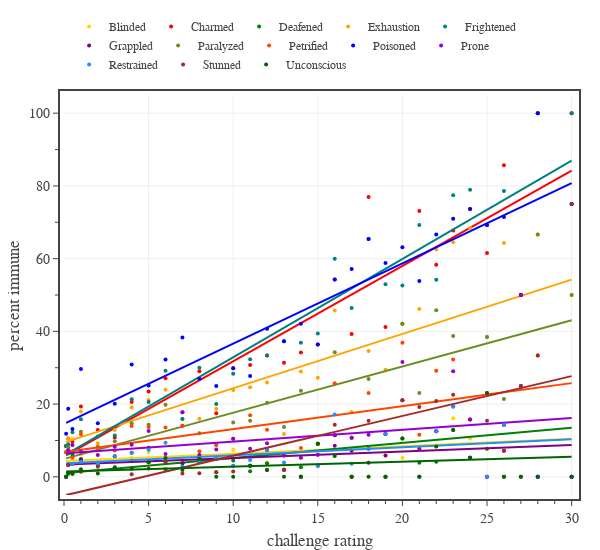

Notebook code for this chart:
### Code cell
# Fig. 3: Plots the percent of monsters immune to each condition as a function of their CR.
conditions = CONDITIONS.copy()
colors = CONDITION_COLORS.copy()
i = conditions.index('Invisible')
conditions.pop(i); colors.pop(i)
i = conditions.index('Incapacitated')
conditions.pop(i); colors.pop(i)

# create figure
fig = go.Figure(
    layout=go.Layout(
        template=tfb.FIG_TEMPLATE,
        xaxis=dict(
            title_text='challenge rating',
            range=[0.0, 30.2],
            tick0=0, dtick=5,
            minor=dict(tick0=0, dtick=1),
        ),
        yaxis=dict(
            title_text='percent immune',
            range=[-5, 105],
            tick0=0, dtick=20,
            minor=dict(tick0=0, dtick=10),
        ),
        legend=dict(
            orientation='h',
            yanchor='bottom',  y=1.04,
            xanchor='left',    x=0.01,
            font_size=12,
            #xanchor='left', yanchor='top',
            #x=0.01, y=0.99,
            #orientation='v',
            tracegroupgap=0,
        ),
    )
)

#df1 = df0[df0['Category'].isin(['generic','legendary','unique']) & df0['CR'].between(1/8, 30)]
df1 = df0[df0['CR'].between(1/8, 30)]
dfG = df1[['CR'] + conditions].groupby('CR').mean().reset_index()
for condition, color in zip(conditions, colors):
    # generate custom text
    cr_totals = df1[['CR','Book']].groupby('CR').count()['Book'].to_list()
    condition_totals = [int(x) for x in df1[['CR',condition]].groupby('CR').sum()[condition].to_list()]
    custom_text = [f'({i} out of {t})' for i, t in zip(condition_totals, cr_totals)]

    # plot data
    fig.add_trace(go.Scatter(
        x=dfG['CR'],
        y=100*dfG[condition],
        mode='markers', 
        #line=dict(color=color, dash='solid'),
        #marker=dict(size=12, line=dict(width=1, color='Black')),
        marker=dict(size=4, color=color),
        line_shape='spline',
        unselected=dict(marker=dict(opacity=0.0)),
        showlegend=True,
        name=condition,
        legendgroup=condition,
        text=custom_text,
        hovertemplate=
            '<b>CR:</b> %{x}<br>'+
            '<b>Condition:</b> ' + condition + '<br>'+
            '<b>Immune:</b> %{y:.0f}% %{text}'+
            '<extra></extra>'
    ))

    # add fit line
    coefs = np.polyfit(dfG['CR'], 100*dfG[condition], 1)
    poly = np.poly1d(coefs)
    fig.add_trace(go.Scatter(
        x=dfG['CR'],
        y=poly(dfG['CR']),
        mode='lines', 
        line=dict(color=color, dash='solid'),
        unselected=dict(marker=dict(opacity=0.0)),
        showlegend=False,
        legendgroup=condition,
        legendgrouptitle_text='fit',
        hoverinfo='skip',
    ))

# show figure
fig.update_layout(width=600, height=550)
fig.show(config=tfb.FIG_CONFIG)

# save figures
if SAVEFIGS:
    fig.update_layout(autosize=True, width=None, height=None)
    tfb.save_fig_html(fig, format='large', name=f'./fig-condition-immunity-prob-vs-cr-large', style='aspect-ratio:600/550', marker_size=4)
    tfb.save_fig_html(fig, legend_font_size=8, format='small', name=f'./fig-condition-immunity-prob-vs-cr-small', style='aspect-ratio:600/600', marker_size=3)

### Figure 1 — Plotly figure (JSON) as saved in the notebook; plotly's stock layout.template omitted (floating-point values rounded to 4 significant figures)
{"data": [{"hovertemplate": "<b>CR:</b> %{x}<br><b>Condition:</b> Blinded<br><b>Immune:</b> %{y:.0f}% %{text}<extra></extra>", "legendgroup": "Blinded", "line": {"shape": "spline"}, "marker": {"color": "gold", "size": 4}, "mode": "markers", "name": "Blinded", "showlegend": true, "text": ["(5 out of 59)", "(10 out of 123)", "(12 out of 114)", "(9 out of 145)", "(9 out of 217)", "(11 out of 194)", "(7 out of 136)", "(12 out of 175)", "(5 out of 96)", "(6 out of 107)", "(6 out of 100)", "(4 out of 80)", "(5 out of 67)", "(4 out of 65)", "(2 out of 54)", "(1 out of 51)", "(2 out of 38)", "(3 out of 33)", "(2 out of 35)", "(0 out of 28)", "(0 out of 26)", "(1 out of 17)", "(1 out of 19)", "(2 out of 26)", "(2 out of 24)", "(5 out of 31)", "(2 out of 19)", "(1 out of 13)", "(0 out of 14)", "(0 out of 4)", "(0 out of 3)", "(2 out of 4)"], "type": "scatter", "unselected": {"marker": {"opacity": 0}}, "x": [0.125, 0.25, 0.5, 1, 2, 3, 4, 5, 6, 7, 8, 9, 10, 11, 12, 13, 14, 15, 16, 17, 18, 19, 20, 21, 22, 23, 24, 25, 26, 27, 28, 30], "y": [8.475, 8.13, 10.53, 6.207, 4.147, 5.67, 5.147, 6.857, 5.208, 5.607, 6, 5, 7.463, 6.154, 3.704, 1.961, 5.263, 9.091, 5.714, 0, 0, 5.882, 5.263, 7.692, 8.333, 16.13, 10.53, 7.692, 0, 0, 0, 50]}, {"hoverinfo": "skip", "legendgroup": "Blinded", "legendgrouptitle": {"text": "fit"}, "line": {"color": "gold", "dash": "solid"}, "mode": "lines", "showlegend": false, "type": "scatter", "unselected": {"marker": {"opacity": 0}}, "x": [0.125, 0.25, 0.5, 1, 2, 3, 4, 5, 6, 7, 8, 9, 10, 11, 12, 13, 14, 15, 16, 17, 18, 19, 20, 21, 22, 23, 24, 25, 26, 27, 28, 30], "y": [4.368, 4.393, 4.444, 4.546, 4.749, 4.953, 5.156, 5.36, 5.563, 5.767, 5.97, 6.174, 6.377, 6.58, 6.784, 6.987, 7.191, 7.394, 7.598, 7.801, 8.005, 8.208, 8.412, 8.615, 8.819, 9.022, 9.226, 9.429, 9.632, 9.836, 10.04, 10.45]}, {"hovertemplate": "<b>CR:</b> %{x}<br><b>Condition:</b> Charmed<br><b>Immune:</b> %{y:.0f}% %{text}<extra></extra>", "legendgroup": "Charmed", "line": {"shape": "spline"}, "marker": {"color": "red", "size": 4}, "mode": "markers", "name": "Charmed", "showlegend": true, "text": ["(5 out of 59)", "(13 out of 123)", "(11 out of 114)", "(28 out of 145)", "(28 out of 217)", "(21 out of 194)", "(28 out of 136)", "(41 out of 175)", "(26 out of 96)", "(15 out of 107)", "(29 out of 100)", "(14 out of 80)", "(20 out of 67)", "(20 out of 65)", "(18 out of 54)", "(16 out of 51)", "(13 out of 38)", "(12 out of 33)", "(19 out of 35)", "(11 out of 28)", "(20 out of 26)", "(7 out of 17)", "(8 out of 19)", "(19 out of 26)", "(14 out of 24)", "(21 out of 31)", "(14 out of 19)", "(8 out of 13)", "(12 out of 14)", "(2 out of 4)", "(3 out of 3)", "(4 out of 4)"], "type": "scatter", "unselected": {"marker": {"opacity": 0}}, "x": [0.125, 0.25, 0.5, 1, 2, 3, 4, 5, 6, 7, 8, 9, 10, 11, 12, 13, 14, 15, 16, 17, 18, 19, 20, 21, 22, 23, 24, 25, 26, 27, 28, 30], "y": [8.475, 10.57, 9.649, 19.31, 12.9, 10.82, 20.59, 23.43, 27.08, 14.02, 29.0, 17.5, 29.85, 30.77, 33.33, 31.37, 34.21, 36.36, 54.29, 39.29, 76.92, 41.18, 42.11, 73.08, 58.33, 67.74, 73.68, 61.54, 85.71, 50, 100, 100]}, {"hoverinfo": "skip", "legendgroup": "Charmed", "legendgrouptitle": {"text": "fit"}, "line": {"color": "red", "dash": "solid"}, "mode": "lines", "showlegend": false, "type": "scatter", "unselected": {"marker": {"opacity": 0}}, "x": [0.125, 0.25, 0.5, 1, 2, 3, 4, 5, 6, 7, 8, 9, 10, 11, 12, 13, 14, 15, 16, 17, 18, 19, 20, 21, 22, 23, 24, 25, 26, 27, 28, 30], "y": [5.878, 6.206, 6.861, 8.172, 10.79, 13.42, 16.04, 18.66, 21.28, 23.9, 26.53, 29.15, 31.77, 34.39, 37.01, 39.64, 42.26, 44.88, 47.5, 50.13, 52.75, 55.37, 57.99, 60.61, 63.24, 65.86, 68.48, 71.1, 73.72, 76.35, 78.97, 84.21]}, {"hovertemplate": "<b>CR:</b> %{x}<br><b>Condition:</b> Deafened<br><b>Immune:</b> %{y:.0f}% %{text}<extra></extra>", "legendgroup": "Deafened", "line": {"shape": "spline"}, "marker": {"color": "green", "size": 4}, "mode": "markers", "name": "Deafened", "showlegend": true, "text": ["(5 out of 59)", "(8 out of 123)", "(7 out of 114)", "(7 out of 145)", "(7 out of 217)", "(5 out of 194)", "(6 out of 136)", "(7 out of 175)", "(2 out of 96)", "(4 out of 107)", "(5 out of 100)", "(1 out of 80)", "(3 out of 67)", "(1 out of 65)", "(2 out of 54)", "(1 out of 51)", "(1 out of 38)", "(3 out of 33)", "(4 out of 35)", "(0 out of 28)", "(2 out of 26)", "(0 out of 17)", "(2 out of 19)", "(1 out of 26)", "(1 out of 24)", "(4 out of 31)", "(1 out of 19)", "(1 out of 13)", "(0 out of 14)", "(0 out of 4)", "(0 out of 3)", "(3 out of 4)"], "type": "scatter", "unselected": {"marker": {"opacity": 0}}, "x": [0.125, 0.25, 0.5, 1, 2, 3, 4, 5, 6, 7, 8, 9, 10, 11, 12, 13, 14, 15, 16, 17, 18, 19, 20, 21, 22, 23, 24, 25, 26, 27, 28, 30], "y": [8.475, 6.504, 6.14, 4.828, 3.226, 2.577, 4.412, 4, 2.083, 3.738, 5, 1.25, 4.478, 1.538, 3.704, 1.961, 2.632, 9.091, 11.43, 0, 7.692, 0, 10.53, 3.846, 4.167, 12.9, 5.263, 7.692, 0, 0, 0, 75]}, {"hoverinfo": "skip", "legendgroup": "Deafened", "legendgrouptitle": {"text": "fit"}, "line": {"color": "green", "dash": "solid"}, "mode": "lines", "showlegend": false, "type": "scatter", "unselected": {"marker": {"opacity": 0}}, "x": [0.125, 0.25, 0.5, 1, 2, 3, 4, 5, 6, 7, 8, 9, 10, 11, 12, 13, 14, 15, 16, 17, 18, 19, 20, 21, 22, 23, 24, 25, 26, 27, 28, 30], "y": [1.061, 1.113, 1.217, 1.425, 1.842, 2.258, 2.674, 3.091, 3.507, 3.923, 4.339, 4.756, 5.172, 5.588, 6.004, 6.421, 6.837, 7.253, 7.67, 8.086, 8.502, 8.918, 9.335, 9.751, 10.17, 10.58, 11.0, 11.42, 11.83, 12.25, 12.67, 13.5]}, {"hovertemplate": "<b>CR:</b> %{x}<br><b>Condition:</b> Exhaustion<br><b>Immune:</b> %{y:.0f}% %{text}<extra></extra>", "legendgroup": "Exhaustion", "line": {"shape": "spline"}, "marker": {"color": "orange", "size": 4}, "mode": "markers", "name": "Exhaustion", "showlegend": true, "text": ["(4 out of 59)", "(13 out of 123)", "(10 out of 114)", "(26 out of 145)", "(20 out of 217)", "(25 out of 194)", "(26 out of 136)", "(37 out of 175)", "(23 out of 96)", "(17 out of 107)", "(16 out of 100)", "(15 out of 80)", "(16 out of 67)", "(16 out of 65)", "(14 out of 54)", "(6 out of 51)", "(11 out of 38)", "(9 out of 33)", "(16 out of 35)", "(5 out of 28)", "(9 out of 26)", "(5 out of 17)", "(8 out of 19)", "(12 out of 26)", "(15 out of 24)", "(20 out of 31)", "(13 out of 19)", "(5 out of 13)", "(9 out of 14)", "(2 out of 4)", "(2 out of 3)", "(0 out of 4)"], "type": "scatter", "unselected": {"marker": {"opacity": 0}}, "x": [0.125, 0.25, 0.5, 1, 2, 3, 4, 5, 6, 7, 8, 9, 10, 11, 12, 13, 14, 15, 16, 17, 18, 19, 20, 21, 22, 23, 24, 25, 26, 27, 28, 30], "y": [6.78, 10.57, 8.772, 17.93, 9.217, 12.89, 19.12, 21.14, 23.96, 15.89, 16, 18.75, 23.88, 24.62, 25.93, 11.76, 28.95, 27.27, 45.71, 17.86, 34.62, 29.41, 42.11, 46.15, 62.5, 64.52, 68.42, 38.46, 64.29, 50, 66.67, 0]}, {"hoverinfo": "skip", "legendgroup": "Exhaustion", "legendgrouptitle": {"text": "fit"}, "line": {"color": "orange", "dash": "solid"}, "mode": "lines", "showlegend": false, "type": "scatter", "unselected": {"marker": {"opacity": 0}}, "x": [0.125, 0.25, 0.5, 1, 2, 3, 4, 5, 6, 7, 8, 9, 10, 11, 12, 13, 14, 15, 16, 17, 18, 19, 20, 21, 22, 23, 24, 25, 26, 27, 28, 30], "y": [9.614, 9.801, 10.17, 10.92, 12.41, 13.91, 15.4, 16.89, 18.39, 19.88, 21.38, 22.87, 24.36, 25.86, 27.35, 28.84, 30.34, 31.83, 33.32, 34.82, 36.31, 37.8, 39.3, 40.79, 42.28, 43.78, 45.27, 46.76, 48.26, 49.75, 51.24, 54.23]}, {"hovertemplate": "<b>CR:</b> %{x}<br><b>Condition:</b> Frightened<br><b>Immune:</b> %{y:.0f}% %{text}<extra></extra>", "legendgroup": "Frightened", "line": {"shape": "spline"}, "marker": {"color": "teal", "size": 4}, "mode": "markers", "name": "Frightened", "showlegend": true, "text": ["(5 out of 59)", "(11 out of 123)", "(14 out of 114)", "(23 out of 145)", "(24 out of 217)", "(22 out of 194)", "(29 out of 136)", "(36 out of 175)", "(28 out of 96)", "(17 out of 107)", "(30 out of 100)", "(16 out of 80)", "(19 out of 67)", "(21 out of 65)", "(18 out of 54)", "(19 out of 51)", "(14 out of 38)", "(13 out of 33)", "(21 out of 35)", "(13 out of 28)", "(17 out of 26)", "(9 out of 17)", "(10 out of 19)", "(18 out of 26)", "(13 out of 24)", "(24 out of 31)", "(15 out of 19)", "(9 out of 13)", "(11 out of 14)", "(2 out of 4)", "(3 out of 3)", "(4 out of 4)"], "type": "scatter", "unselected": {"marker": {"opacity": 0}}, "x": [0.125, 0.25, 0.5, 1, 2, 3, 4, 5, 6, 7, 8, 9, 10, 11, 12, 13, 14, 15, 16, 17, 18, 19, 20, 21, 22, 23, 24, 25, 26, 27, 28, 30], "y": [8.475, 8.943, 12.28, 15.86, 11.06, 11.34, 21.32, 20.57, 29.17, 15.89, 30, 20, 28.36, 32.31, 33.33, 37.25, 36.84, 39.39, 60, 46.43, 65.38, 52.94, 52.63, 69.23, 54.17, 77.42, 78.95, 69.23, 78.57, 50, 100, 100]}, {"hoverinfo": "skip", "legendgroup": "Frightened", "legendgrouptitle": {"text": "fit"}, "line": {"color": "teal", "dash": "solid"}, "mode": "lines", "showlegend": false, "type": "scatter", "unselected": {"marker": {"opacity": 0}}, "x": [0.125, 0.25, 0.5, 1, 2, 3, 4, 5, 6, 7, 8, 9, 10, 11, 12, 13, 14, 15, 16, 17, 18, 19, 20, 21, 22, 23, 24, 25, 26, 27, 28, 30], "y": [6.142, 6.48, 7.156, 8.508, 11.21, 13.92, 16.62, 19.33, 22.03, 24.74, 27.44, 30.15, 32.85, 35.56, 38.26, 40.97, 43.67, 46.37, 49.08, 51.78, 54.49, 57.19, 59.9, 62.6, 65.31, 68.01, 70.72, 73.42, 76.13, 78.83, 81.54, 86.95]}, {"hovertemplate": "<b>CR:</b> %{x}<br><b>Condition:</b> Grappled<br><b>Immune:</b> %{y:.0f}% %{text}<extra></extra>", "legendgroup": "Grappled", "line": {"shape": "spline"}, "marker": {"color": "purple", "size": 4}, "mode": "markers", "name": "Grappled", "showlegend": true, "text": ["(0 out of 59)", "(4 out of 123)", "(4 out of 114)", "(7 out of 145)", "(7 out of 217)", "(11 out of 194)", "(9 out of 136)", "(14 out of 175)", "(4 out of 96)", "(4 out of 107)", "(4 out of 100)", "(4 out of 80)", "(2 out of 67)", "(2 out of 65)", "(4 out of 54)", "(1 out of 51)", "(0 out of 38)", "(1 out of 33)", "(3 out of 35)", "(2 out of 28)", "(1 out of 26)", "(1 out of 17)", "(4 out of 19)", "(0 out of 26)", "(3 out of 24)", "(6 out of 31)", "(1 out of 19)", "(0 out of 13)", "(1 out of 14)", "(1 out of 4)", "(0 out of 3)", "(0 out of 4)"], "type": "scatter", "unselected": {"marker": {"opacity": 0}}, "x": [0.125, 0.25, 0.5, 1, 2, 3, 4, 5, 6, 7, 8, 9, 10, 11, 12, 13, 14, 15, 16, 17, 18, 19, 20, 21, 22, 23, 24, 25, 26, 27, 28, 30], "y": [0, 3.252, 3.509, 4.828, 3.226, 5.67, 6.618, 8, 4.167, 3.738, 4, 5, 2.985, 3.077, 7.407, 1.961, 0, 3.03, 8.571, 7.143, 3.846, 5.882, 21.05, 0, 12.5, 19.35, 5.263, 0, 7.143, 25, 0, 0]}, {"hoverinfo": "skip", "legendgroup": "Grappled", "legendgrouptitle": {"text": "fit"}, "line": {"color": "purple", "dash": "solid"}, "mode": "lines", "showlegend": false, "type": "scatter", "unselected": {"marker": {"opacity": 0}}, "x": [0.125, 0.25, 0.5, 1, 2, 3, 4, 5, 6, 7, 8, 9, 10, 11, 12, 13, 14, 15, 16, 17, 18, 19, 20, 21, 22, 23, 24, 25, 26, 27, 28, 30], "y": [3.398, 3.42, 3.465, 3.554, 3.733, 3.912, 4.091, 4.27, 4.449, 4.628, 4.807, 4.987, 5.166, 5.345, 5.524, 5.703, 5.882, 6.061, 6.24, 6.419, 6.598, 6.777, 6.956, 7.135, 7.314, 7.493, 7.672, 7.851, 8.03, 8.209, 8.388, 8.746]}, {"hovertemplate": "<b>CR:</b> %{x}<br><b>Condition:</b> Paralyzed<br><b>Immune:</b> %{y:.0f}% %{text}<extra></extra>", "legendgroup": "Paralyzed", "line": {"shape": "spline"}, "marker": {"color": "olivedrab", "size": 4}, "mode": "markers", "name": "Paralyzed", "showlegend": true, "text": ["(4 out of 59)", "(10 out of 123)", "(8 out of 114)", "(18 out of 145)", "(18 out of 217)", "(19 out of 194)", "(20 out of 136)", "(25 out of 175)", "(19 out of 96)", "(19 out of 107)", "(12 out of 100)", "(7 out of 80)", "(10 out of 67)", "(10 out of 65)", "(11 out of 54)", "(7 out of 51)", "(9 out of 38)", "(3 out of 33)", "(12 out of 35)", "(3 out of 28)", "(7 out of 26)", "(2 out of 17)", "(8 out of 19)", "(6 out of 26)", "(11 out of 24)", "(12 out of 31)", "(3 out of 19)", "(5 out of 13)", "(3 out of 14)", "(2 out of 4)", "(2 out of 3)", "(2 out of 4)"], "type": "scatter", "unselected": {"marker": {"opacity": 0}}, "x": [0.125, 0.25, 0.5, 1, 2, 3, 4, 5, 6, 7, 8, 9, 10, 11, 12, 13, 14, 15, 16, 17, 18, 19, 20, 21, 22, 23, 24, 25, 26, 27, 28, 30], "y": [6.78, 8.13, 7.018, 12.41, 8.295, 9.794, 14.71, 14.29, 19.79, 17.76, 12, 8.75, 14.93, 15.38, 20.37, 13.73, 23.68, 9.091, 34.29, 10.71, 26.92, 11.76, 42.11, 23.08, 45.83, 38.71, 15.79, 38.46, 21.43, 50, 66.67, 50]}, {"hoverinfo": "skip", "legendgroup": "Paralyzed", "legendgrouptitle": {"text": "fit"}, "line": {"color": "olivedrab", "dash": "solid"}, "mode": "lines", "showlegend": false, "type": "scatter", "unselected": {"marker": {"opacity": 0}}, "x": [0.125, 0.25, 0.5, 1, 2, 3, 4, 5, 6, 7, 8, 9, 10, 11, 12, 13, 14, 15, 16, 17, 18, 19, 20, 21, 22, 23, 24, 25, 26, 27, 28, 30], "y": [5.062, 5.221, 5.539, 6.175, 7.447, 8.719, 9.991, 11.26, 12.54, 13.81, 15.08, 16.35, 17.62, 18.9, 20.17, 21.44, 22.71, 23.99, 25.26, 26.53, 27.8, 29.07, 30.35, 31.62, 32.89, 34.16, 35.43, 36.71, 37.98, 39.25, 40.52, 43.07]}, {"hovertemplate": "<b>CR:</b> %{x}<br><b>Condition:</b> Petrified<br><b>Immune:</b> %{y:.0f}% %{text}<extra></extra>", "legendgroup": "Petrified", "line": {"shape": "spline"}, "marker": {"color": "orangered", "size": 4}, "mode": "markers", "name": "Petrified", "showlegend": true, "text": ["(4 out of 59)", "(9 out of 123)", "(6 out of 114)", "(17 out of 145)", "(16 out of 217)", "(14 out of 194)", "(19 out of 136)", "(24 out of 175)", "(13 out of 96)", "(15 out of 107)", "(7 out of 100)", "(7 out of 80)", "(7 out of 67)", "(11 out of 65)", "(7 out of 54)", "(3 out of 51)", "(3 out of 38)", "(2 out of 33)", "(9 out of 35)", "(3 out of 28)", "(6 out of 26)", "(2 out of 17)", "(7 out of 19)", "(3 out of 26)", "(7 out of 24)", "(10 out of 31)", "(3 out of 19)", "(3 out of 13)", "(2 out of 14)", "(2 out of 4)", "(1 out of 3)", "(0 out of 4)"], "type": "scatter", "unselected": {"marker": {"opacity": 0}}, "x": [0.125, 0.25, 0.5, 1, 2, 3, 4, 5, 6, 7, 8, 9, 10, 11, 12, 13, 14, 15, 16, 17, 18, 19, 20, 21, 22, 23, 24, 25, 26, 27, 28, 30], "y": [6.78, 7.317, 5.263, 11.72, 7.373, 7.216, 13.97, 13.71, 13.54, 14.02, 7.0, 8.75, 10.45, 16.92, 12.96, 5.882, 7.895, 6.061, 25.71, 10.71, 23.08, 11.76, 36.84, 11.54, 29.17, 32.26, 15.79, 23.08, 14.29, 50, 33.33, 0]}, {"hoverinfo": "skip", "legendgroup": "Petrified", "legendgrouptitle": {"text": "fit"}, "line": {"color": "orangered", "dash": "solid"}, "mode": "lines", "showlegend": false, "type": "scatter", "unselected": {"marker": {"opacity": 0}}, "x": [0.125, 0.25, 0.5, 1, 2, 3, 4, 5, 6, 7, 8, 9, 10, 11, 12, 13, 14, 15, 16, 17, 18, 19, 20, 21, 22, 23, 24, 25, 26, 27, 28, 30], "y": [6.914, 6.993, 7.15, 7.466, 8.097, 8.728, 9.359, 9.99, 10.62, 11.25, 11.88, 12.51, 13.15, 13.78, 14.41, 15.04, 15.67, 16.3, 16.93, 17.56, 18.19, 18.82, 19.46, 20.09, 20.72, 21.35, 21.98, 22.61, 23.24, 23.87, 24.5, 25.77]}, {"hovertemplate": "<b>CR:</b> %{x}<br><b>Condition:</b> Poisoned<br><b>Immune:</b> %{y:.0f}% %{text}<extra></extra>", "legendgroup": "Poisoned", "line": {"shape": "spline"}, "marker": {"color": "blue", "size": 4}, "mode": "markers", "name": "Poisoned", "showlegend": true, "text": ["(7 out of 59)", "(23 out of 123)", "(15 out of 114)", "(43 out of 145)", "(32 out of 217)", "(39 out of 194)", "(42 out of 136)", "(44 out of 175)", "(31 out of 96)", "(41 out of 107)", "(27 out of 100)", "(20 out of 80)", "(20 out of 67)", "(18 out of 65)", "(22 out of 54)", "(19 out of 51)", "(16 out of 38)", "(12 out of 33)", "(19 out of 35)", "(16 out of 28)", "(17 out of 26)", "(10 out of 17)", "(12 out of 19)", "(14 out of 26)", "(16 out of 24)", "(22 out of 31)", "(14 out of 19)", "(9 out of 13)", "(10 out of 14)", "(2 out of 4)", "(3 out of 3)", "(3 out of 4)"], "type": "scatter", "unselected": {"marker": {"opacity": 0}}, "x": [0.125, 0.25, 0.5, 1, 2, 3, 4, 5, 6, 7, 8, 9, 10, 11, 12, 13, 14, 15, 16, 17, 18, 19, 20, 21, 22, 23, 24, 25, 26, 27, 28, 30], "y": [11.86, 18.7, 13.16, 29.66, 14.75, 20.1, 30.88, 25.14, 32.29, 38.32, 27, 25, 29.85, 27.69, 40.74, 37.25, 42.11, 36.36, 54.29, 57.14, 65.38, 58.82, 63.16, 53.85, 66.67, 70.97, 73.68, 69.23, 71.43, 50, 100, 75]}, {"hoverinfo": "skip", "legendgroup": "Poisoned", "legendgrouptitle": {"text": "fit"}, "line": {"color": "blue", "dash": "solid"}, "mode": "lines", "showlegend": false, "type": "scatter", "unselected": {"marker": {"opacity": 0}}, "x": [0.125, 0.25, 0.5, 1, 2, 3, 4, 5, 6, 7, 8, 9, 10, 11, 12, 13, 14, 15, 16, 17, 18, 19, 20, 21, 22, 23, 24, 25, 26, 27, 28, 30], "y": [14.84, 15.12, 15.67, 16.77, 18.98, 21.19, 23.39, 25.6, 27.81, 30.02, 32.22, 34.43, 36.64, 38.85, 41.06, 43.26, 45.47, 47.68, 49.89, 52.09, 54.3, 56.51, 58.72, 60.92, 63.13, 65.34, 67.55, 69.75, 71.96, 74.17, 76.38, 80.79]}, {"hovertemplate": "<b>CR:</b> %{x}<br><b>Condition:</b> Prone<br><b>Immune:</b> %{y:.0f}% %{text}<extra></extra>", "legendgroup": "Prone", "line": {"shape": "spline"}, "marker": {"color": "darkviolet", "size": 4}, "mode": "markers", "name": "Prone", "showlegend": true, "text": ["(0 out of 59)", "(9 out of 123)", "(10 out of 114)", "(10 out of 145)", "(13 out of 217)", "(16 out of 194)", "(12 out of 136)", "(22 out of 175)", "(6 out of 96)", "(19 out of 107)", "(6 out of 100)", "(6 out of 80)", "(7 out of 67)", "(5 out of 65)", "(5 out of 54)", "(3 out of 51)", "(2 out of 38)", "(2 out of 33)", "(4 out of 35)", "(3 out of 28)", "(3 out of 26)", "(2 out of 17)", "(6 out of 19)", "(2 out of 26)", "(3 out of 24)", "(9 out of 31)", "(3 out of 19)", "(0 out of 13)", "(2 out of 14)", "(2 out of 4)", "(0 out of 3)", "(0 out of 4)"], "type": "scatter", "unselected": {"marker": {"opacity": 0}}, "x": [0.125, 0.25, 0.5, 1, 2, 3, 4, 5, 6, 7, 8, 9, 10, 11, 12, 13, 14, 15, 16, 17, 18, 19, 20, 21, 22, 23, 24, 25, 26, 27, 28, 30], "y": [0, 7.317, 8.772, 6.897, 5.991, 8.247, 8.824, 12.57, 6.25, 17.76, 6, 7.5, 10.45, 7.692, 9.259, 5.882, 5.263, 6.061, 11.43, 10.71, 11.54, 11.76, 31.58, 7.692, 12.5, 29.03, 15.79, 0, 14.29, 50, 0, 0]}, {"hoverinfo": "skip", "legendgroup": "Prone", "legendgrouptitle": {"text": "fit"}, "line": {"color": "darkviolet", "dash": "solid"}, "mode": "lines", "showlegend": false, "type": "scatter", "unselected": {"marker": {"opacity": 0}}, "x": [0.125, 0.25, 0.5, 1, 2, 3, 4, 5, 6, 7, 8, 9, 10, 11, 12, 13, 14, 15, 16, 17, 18, 19, 20, 21, 22, 23, 24, 25, 26, 27, 28, 30], "y": [6.451, 6.492, 6.573, 6.735, 7.06, 7.385, 7.71, 8.035, 8.36, 8.684, 9.009, 9.334, 9.659, 9.984, 10.31, 10.63, 10.96, 11.28, 11.61, 11.93, 12.26, 12.58, 12.91, 13.23, 13.56, 13.88, 14.21, 14.53, 14.86, 15.18, 15.51, 16.16]}, {"hovertemplate": "<b>CR:</b> %{x}<br><b>Condition:</b> Restrained<br><b>Immune:</b> %{y:.0f}% %{text}<extra></extra>", "legendgroup": "Restrained", "line": {"shape": "spline"}, "marker": {"color": "dodgerblue", "size": 4}, "mode": "markers", "name": "Restrained", "showlegend": true, "text": ["(0 out of 59)", "(4 out of 123)", "(4 out of 114)", "(6 out of 145)", "(8 out of 217)", "(11 out of 194)", "(9 out of 136)", "(13 out of 175)", "(9 out of 96)", "(3 out of 107)", "(4 out of 100)", "(4 out of 80)", "(2 out of 67)", "(3 out of 65)", "(4 out of 54)", "(2 out of 51)", "(0 out of 38)", "(1 out of 33)", "(6 out of 35)", "(1 out of 28)", "(2 out of 26)", "(2 out of 17)", "(4 out of 19)", "(0 out of 26)", "(3 out of 24)", "(6 out of 31)", "(1 out of 19)", "(0 out of 13)", "(2 out of 14)", "(1 out of 4)", "(0 out of 3)", "(0 out of 4)"], "type": "scatter", "unselected": {"marker": {"opacity": 0}}, "x": [0.125, 0.25, 0.5, 1, 2, 3, 4, 5, 6, 7, 8, 9, 10, 11, 12, 13, 14, 15, 16, 17, 18, 19, 20, 21, 22, 23, 24, 25, 26, 27, 28, 30], "y": [0, 3.252, 3.509, 4.138, 3.687, 5.67, 6.618, 7.429, 9.375, 2.804, 4, 5, 2.985, 4.615, 7.407, 3.922, 0, 3.03, 17.14, 3.571, 7.692, 11.76, 21.05, 0, 12.5, 19.35, 5.263, 0, 14.29, 25, 0, 0]}, {"hoverinfo": "skip", "legendgroup": "Restrained", "legendgrouptitle": {"text": "fit"}, "line": {"color": "dodgerblue", "dash": "solid"}, "mode": "lines", "showlegend": false, "type": "scatter", "unselected": {"marker": {"opacity": 0}}, "x": [0.125, 0.25, 0.5, 1, 2, 3, 4, 5, 6, 7, 8, 9, 10, 11, 12, 13, 14, 15, 16, 17, 18, 19, 20, 21, 22, 23, 24, 25, 26, 27, 28, 30], "y": [3.718, 3.746, 3.801, 3.912, 4.134, 4.356, 4.578, 4.8, 5.022, 5.244, 5.466, 5.688, 5.91, 6.132, 6.354, 6.576, 6.798, 7.02, 7.242, 7.464, 7.686, 7.908, 8.13, 8.352, 8.574, 8.796, 9.018, 9.24, 9.462, 9.684, 9.906, 10.35]}, {"hovertemplate": "<b>CR:</b> %{x}<br><b>Condition:</b> Stunned<br><b>Immune:</b> %{y:.0f}% %{text}<extra></extra>", "legendgroup": "Stunned", "line": {"shape": "spline"}, "marker": {"color": "brown", "size": 4}, "mode": "markers", "name": "Stunned", "showlegend": true, "text": ["(0 out of 59)", "(4 out of 123)", "(1 out of 114)", "(2 out of 145)", "(6 out of 217)", "(5 out of 194)", "(1 out of 136)", "(4 out of 175)", "(4 out of 96)", "(1 out of 107)", "(1 out of 100)", "(1 out of 80)", "(1 out of 67)", "(2 out of 65)", "(1 out of 54)", "(1 out of 51)", "(0 out of 38)", "(3 out of 33)", "(5 out of 35)", "(0 out of 28)", "(4 out of 26)", "(0 out of 17)", "(4 out of 19)", "(5 out of 26)", "(5 out of 24)", "(7 out of 31)", "(1 out of 19)", "(2 out of 13)", "(1 out of 14)", "(1 out of 4)", "(1 out of 3)", "(3 out of 4)"], "type": "scatter", "unselected": {"marker": {"opacity": 0}}, "x": [0.125, 0.25, 0.5, 1, 2, 3, 4, 5, 6, 7, 8, 9, 10, 11, 12, 13, 14, 15, 16, 17, 18, 19, 20, 21, 22, 23, 24, 25, 26, 27, 28, 30], "y": [0, 3.252, 0.8772, 1.379, 2.765, 2.577, 0.7353, 2.286, 4.167, 0.9346, 1, 1.25, 1.493, 3.077, 1.852, 1.961, 0, 9.091, 14.29, 0, 15.38, 0, 21.05, 19.23, 20.83, 22.58, 5.263, 15.38, 7.143, 25, 33.33, 75]}, {"hoverinfo": "skip", "legendgroup": "Stunned", "legendgrouptitle": {"text": "fit"}, "line": {"color": "brown", "dash": "solid"}, "mode": "lines", "showlegend": false, "type": "scatter", "unselected": {"marker": {"opacity": 0}}, "x": [0.125, 0.25, 0.5, 1, 2, 3, 4, 5, 6, 7, 8, 9, 10, 11, 12, 13, 14, 15, 16, 17, 18, 19, 20, 21, 22, 23, 24, 25, 26, 27, 28, 30], "y": [-5.023, -4.886, -4.612, -4.065, -2.97, -1.875, -0.7804, 0.3144, 1.409, 2.504, 3.599, 4.694, 5.788, 6.883, 7.978, 9.073, 10.17, 11.26, 12.36, 13.45, 14.55, 15.64, 16.74, 17.83, 18.93, 20.02, 21.12, 22.21, 23.31, 24.4, 25.5, 27.68]}, {"hovertemplate": "<b>CR:</b> %{x}<br><b>Condition:</b> Unconscious<br><b>Immune:</b> %{y:.0f}% %{text}<extra></extra>", "legendgroup": "Unconscious", "line": {"shape": "spline"}, "marker": {"color": "darkgreen", "size": 4}, "mode": "markers", "name": "Unconscious", "showlegend": true, "text": ["(0 out of 59)", "(1 out of 123)", "(1 out of 114)", "(3 out of 145)", "(2 out of 217)", "(5 out of 194)", "(3 out of 136)", "(7 out of 175)", "(5 out of 96)", "(2 out of 107)", "(5 out of 100)", "(0 out of 80)", "(0 out of 67)", "(2 out of 65)", "(1 out of 54)", "(0 out of 51)", "(0 out of 38)", "(3 out of 33)", "(2 out of 35)", "(0 out of 28)", "(0 out of 26)", "(0 out of 17)", "(2 out of 19)", "(0 out of 26)", "(2 out of 24)", "(4 out of 31)", "(1 out of 19)", "(3 out of 13)", "(0 out of 14)", "(0 out of 4)", "(0 out of 3)", "(0 out of 4)"], "type": "scatter", "unselected": {"marker": {"opacity": 0}}, "x": [0.125, 0.25, 0.5, 1, 2, 3, 4, 5, 6, 7, 8, 9, 10, 11, 12, 13, 14, 15, 16, 17, 18, 19, 20, 21, 22, 23, 24, 25, 26, 27, 28, 30], "y": [0, 0.813, 0.8772, 2.069, 0.9217, 2.577, 2.206, 4, 5.208, 1.869, 5, 0, 0, 3.077, 1.852, 0, 0, 9.091, 5.714, 0, 0, 0, 10.53, 0, 8.333, 12.9, 5.263, 23.08, 0, 0, 0, 0]}, {"hoverinfo": "skip", "legendgroup": "Unconscious", "legendgrouptitle": {"text": "fit"}, "line": {"color": "darkgreen", "dash": "solid"}, "mode": "lines", "showlegend": false, "type": "scatter", "unselected": {"marker": {"opacity": 0}}, "x": [0.125, 0.25, 0.5, 1, 2, 3, 4, 5, 6, 7, 8, 9, 10, 11, 12, 13, 14, 15, 16, 17, 18, 19, 20, 21, 22, 23, 24, 25, 26, 27, 28, 30], "y": [1.432, 1.45, 1.484, 1.553, 1.69, 1.828, 1.965, 2.103, 2.24, 2.378, 2.516, 2.653, 2.791, 2.928, 3.066, 3.203, 3.341, 3.478, 3.616, 3.754, 3.891, 4.029, 4.166, 4.304, 4.441, 4.579, 4.716, 4.854, 4.992, 5.129, 5.267, 5.542]}], "layout": {"height": 550, "legend": {"font": {"size": 12}, "orientation": "h", "tracegroupgap": 0, "x": 0.01, "xanchor": "left", "y": 1.04, "yanchor": "bottom"}, "width": 600, "xaxis": {"dtick": 5, "minor": {"dtick": 1, "tick0": 0}, "range": [0, 30.2], "tick0": 0, "title": {"text": "challenge rating"}}, "yaxis": {"dtick": 20, "minor": {"dtick": 10, "tick0": 0}, "range": [-5, 105], "tick0": 0, "title": {"text": "percent immune"}}}}
